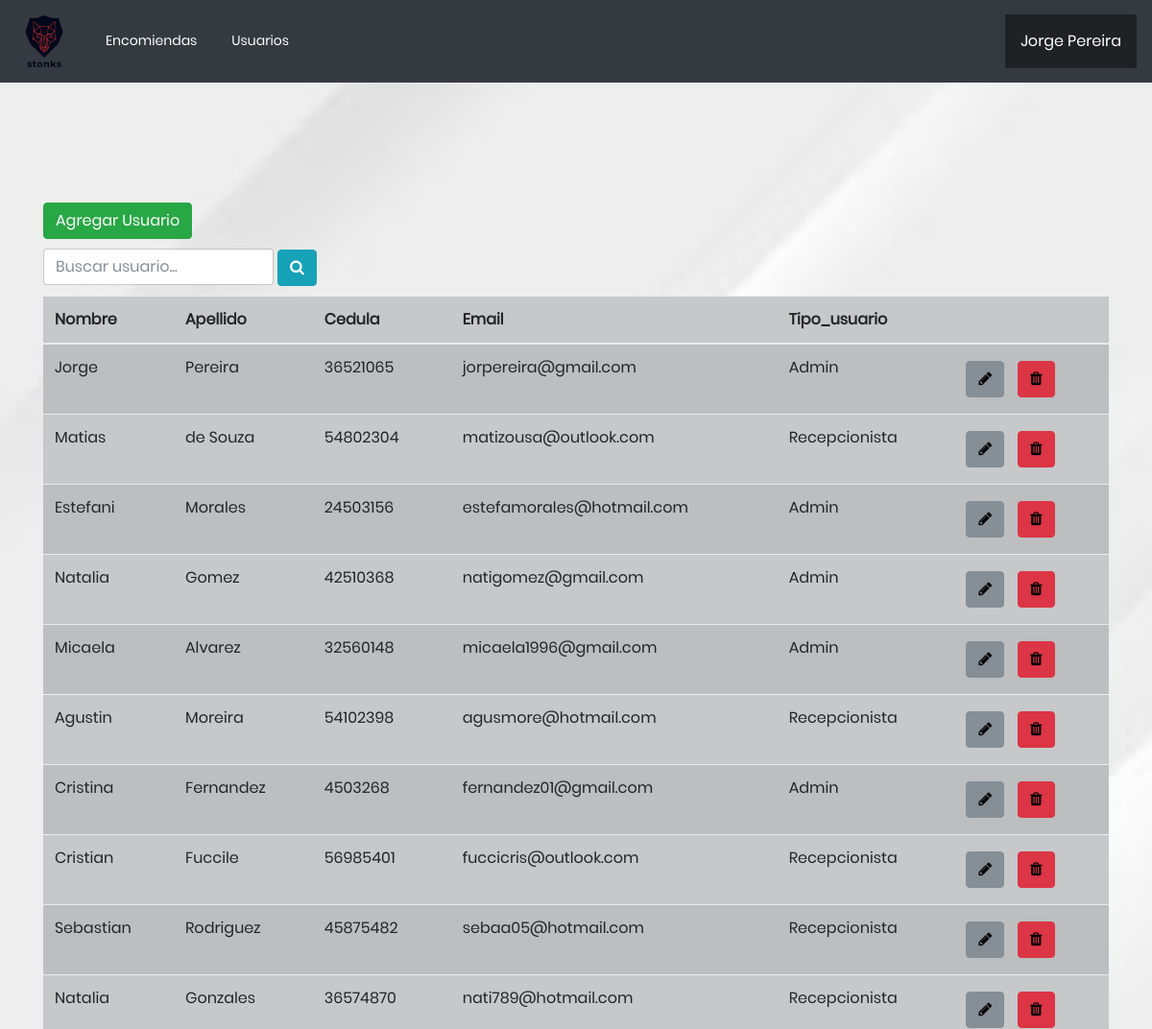
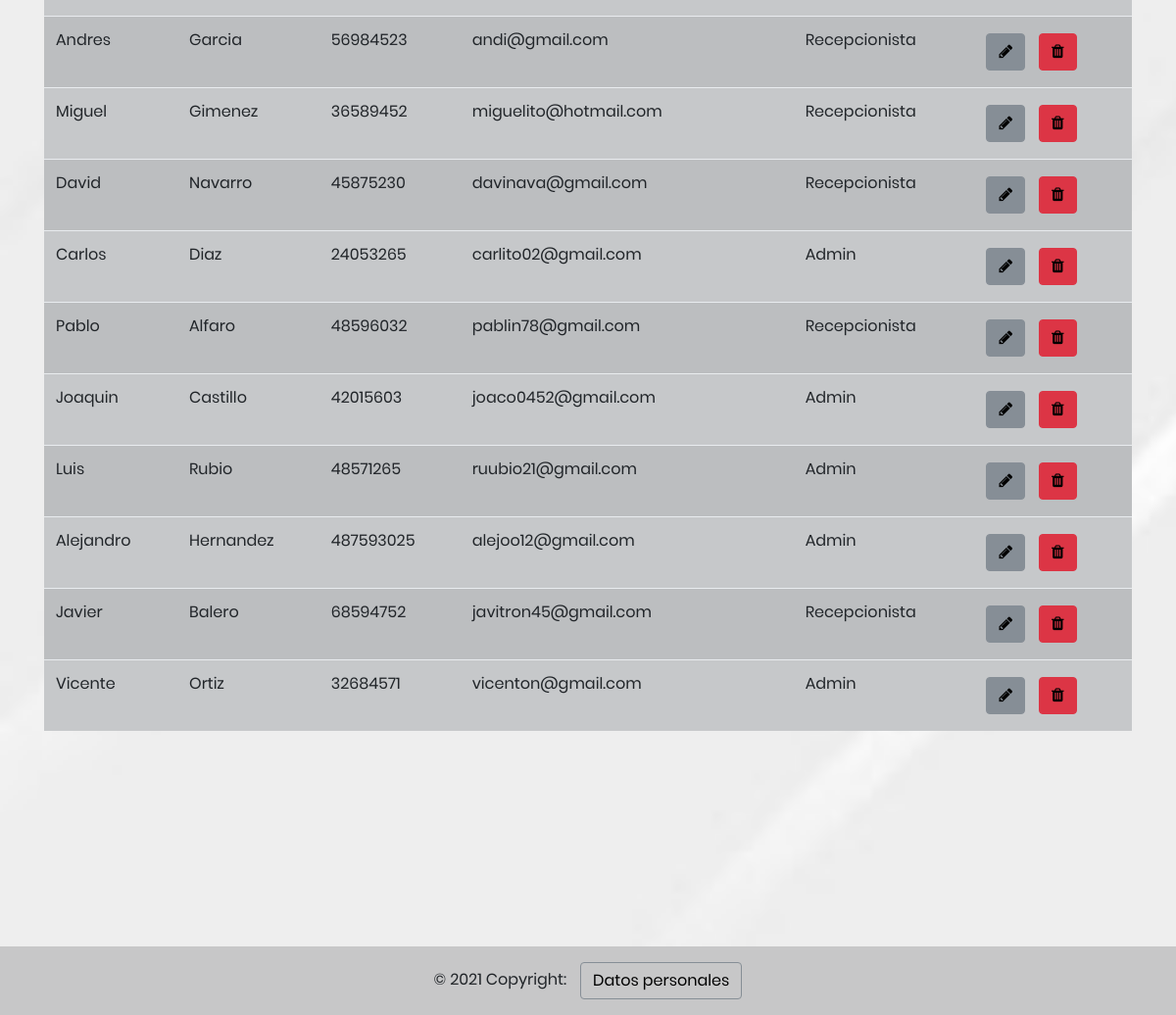
/usuarios.php (signed in), run on the app's committed database (2 pictures, top to bottom).
### tables this page shows
CREATE TABLE Usuarios(
    UsersID INT PRIMARY KEY AUTO_INCREMENT,
    Nombre VARCHAR(30) NOT NULL,
    Apellido VARCHAR(30) NOT NULL,
    Cedula INT(8) NOT NULL,
    Email VARCHAR(30) NOT NULL,
    Clave VARCHAR(32) NOT NULL,
    Tipo_usuario VARCHAR(15) NOT NULL 
);

### components/Users/usersTable.php (the view, shortened to what this page needs)
<?php
    require("server.php");
    $sql= "SELECT * FROM usuarios WHERE Nombre LIKE '%$input%' OR Apellido like '%$input%' OR Cedula LIKE '%$input%' OR Email like '%$input%' OR Tipo_usuario like '%$input%'";
    $query = $conection->query($sql);
?>
<?php if($query -> num_rows > 0):?>
<table class="table table-striped table-dark table-hover">
    <thead>
        <tr>
            <th scope="col">Nombre</th>
            <th scope="col">Apellido</th>
            <th scope="col">Cedula</th>
            <th scope="col">Email</th>
            <th scope="col">Tipo_usuario</th>
            <th></th>
        </tr>
    </thead>
<?php while ($result = $query -> fetch_array()):?>
<tr>
    <td><?php echo $result['Nombre']; ?></td>
    <td><?php echo $result['Apellido']; ?></td>
    <td><?php echo $result['Cedula']; ?></td>
    <td><?php echo $result['Email']; ?></td>
    <td><?php echo $result['Tipo_usuario']; ?></td>
	<td>
		<a href="#" id="edit-<?php echo $result["UsersID"];?>" class="btn btn btn-secondary" style="margin: 5px; color:black;"><i class="fa fa-pencil"></i></a>
		<a href="#" id="drop-<?php echo $result["UsersID"];?>" class="btn btn btn-danger" style="margin: 5px; color:black;"><i class="fa fa-trash"></i></a>
	</td>
</tr>
<?php endwhile;?>
</table>
<?php else:?>
    <p class="alert alert-warning">No se encontraron resultados</p>
<?php endif;?>

### usuarios.php (shortened to what this page needs)
<!DOCTYPE html>
<html lang="en">
<head>
    <link rel="stylesheet" type="text/css" href="vendor/bootstrap/css/bootstrap.min.css">
	  <link rel="stylesheet" type="text/css" href="fonts/font-awesome-4.7.0/css/font-awesome.min.css">
    <link rel="stylesheet" type="text/css" href="css/util.css">
    <link rel="stylesheet" type="text/css" href="css/main.css">
</head>
<body class="backgroundimg">
    <?php require('./components/Nav/nav.php'); ?>
    <div class="container" style="margin-top: 125px;">
        <?php require('./components/Users/addUser.php');?>
        <?php require('./components/Users/searchUser.php'); ?>
        <?php require('./components/Users/usersTable.php'); ?>
    </div>
    <footer class="bg-light text-center text-lg-start" style="margin-top: 220px;">
        <div class="text-center p-3" style="background-color: rgba(0, 0, 0, 0.2)">
          © 2021 Copyright:
          <button class="btn btn-outline-secondary" onclick="window.location.href='personal.php'" style="margin-left: 10px; color: black;">Datos personales</button>
        </div>
      </footer>
</body>

### components/Nav/nav.php (shortened to what this page needs)
<nav class="navbar navbar-expand-lg bg-dark navbar-dark sticky-top">
        <a class="navbar-brand" href="menu.php">
            <img src="images/logo.png" alt="Logo" style="width:60px;">
          </a>
          <div class="collapse navbar-collapse" id="navbarNav">
            <?php
              if(empty($_SESSION['perfil'])){
                echo ('<ul class="navbar-nav mr-auto" id="navbarNav">');
                echo ('<li class="nav-item active">');
                echo ('<a class="nav-link" href="./search.php">Buscar pedido</a>');
                echo ('</li>');
                echo ('</ul>');
              }else{
              if ($_SESSION['perfil'] == 'Admin'){
                echo ('<ul class="navbar-nav mr-auto" id="navbarNav">');
                echo ('<li class="nav-item active" style="margin: 10px">');
                echo ('<a class="nav-link" href="recepcion.php">Encomiendas</a>');
                echo ('</li>');
                echo ('<li class="nav-item active" style="margin: 10px">');
                echo ('<a class="nav-link" href="usuarios.php">Usuarios</a>');
                echo ('</li>');
                echo ('</ul>');
              }
              }
            ?>
          <li class="nav-item">
          <?php
          if(empty($_SESSION['user'])){
            echo ("<button class='btn btn-secondary btn-lg' style='margin-right: 30px;' id='btnLogin'>");
            echo ("Login");
            echo ("</button>");
          }else{
            echo ('<ul class="navbar-nav">');
            echo ('<li class="nav-item">');
            echo ('<div class="dropdown">');
            echo ('<button class="dropbtn">');
            echo ($_SESSION['user']);
            echo ('</button>');
            echo ('</div>');
            echo ('</li>');
            echo ('</ul>');
          }
          ?>
          </li>
      </nav>

### components/Users/addUser.php (shortened to what this page needs)
<button type="button" class="btn btn-success" data-toggle="modal" data-target="#exampleModal" style="margin-bottom: 10px;">
  Agregar Usuario
</button>

### components/Users/searchUser.php (shortened to what this page needs)
<div style="margin-bottom: 10px">
    <form action='' method='post'>
        <input type='text' name='input' placeholder='Buscar usuario...' class='form-control' style='width: 240px; display:inline;'/>
        <button type='submit' class='btn btn-info'><i class="fa fa-search" aria-hidden="true" style='display:inline;'></i></button>
    </form>
</div>
<!-- <?php
    $input = $_POST['input'];
?>

### css/main.css (style rules this page uses)
* { margin: 0px; padding: 0px; box-sizing: border-box; }
body, html { height: 100%; font-family: Poppins-Regular, sans-serif; }
a { font-family: Poppins-Regular; font-size: 14px; line-height: 1.7; color: #666666; margin: 0px; transition: all 0.4s; -webkit-transition: all 0.4s; -o-transition: all 0.4s; -moz-transition: all 0.4s; }
ul, li { margin: 0px; list-style-type: none; }
input { outline: none; border: none; }
button { outline: none !important; border: none; background: transparent; }
.backgroundimg { background-image: url('../images/white.jpg'); background-repeat: no-repeat; background-attachment: fixed; background-size: 100% 100%; background-size: cover; }
.dropbtn { background-color: #1e2225; color: white; padding: 16px; font-size: 16px; border: none; cursor: pointer; }
.dropdown { position: relative; display: inline-block; }

### data on the page
usuarios: Nombre "Jorge", Apellido "Pereira", Cedula "36521065", Email "jorpereira@gmail.com", Tipo_usuario "Admin"
usuarios: Nombre "Matias", Apellido "de Souza", Cedula "54802304", Email "matizousa@outlook.com", Tipo_usuario "Recepcionista"
usuarios: Nombre "Estefani", Apellido "Morales", Cedula "24503156", Email "estefamorales@hotmail.com", Tipo_usuario "Admin"
usuarios: Nombre "Natalia", Apellido "Gomez", Cedula "42510368", Email "natigomez@gmail.com", Tipo_usuario "Admin"
usuarios: Nombre "Micaela", Apellido "Alvarez", Cedula "32560148", Email "micaela1996@gmail.com", Tipo_usuario "Admin"
usuarios: Nombre "Agustin", Apellido "Moreira", Cedula "54102398", Email "agusmore@hotmail.com", Tipo_usuario "Recepcionista"
usuarios: Nombre "Cristina", Apellido "Fernandez", Cedula "4503268", Email "fernandez01@gmail.com", Tipo_usuario "Admin"
usuarios: Nombre "Cristian", Apellido "Fuccile", Cedula "56985401", Email "fuccicris@outlook.com", Tipo_usuario "Recepcionista"
usuarios: Nombre "Sebastian", Apellido "Rodriguez", Cedula "45875482", Email "sebaa05@hotmail.com", Tipo_usuario "Recepcionista"
usuarios: Nombre "Natalia", Apellido "Gonzales", Cedula "36574870", Email "nati789@hotmail.com", Tipo_usuario "Recepcionista"
usuarios: Nombre "Andres", Apellido "Garcia", Cedula "56984523", Email "andi@gmail.com", Tipo_usuario "Recepcionista"
usuarios: Nombre "Miguel", Apellido "Gimenez", Cedula "36589452", Email "miguelito@hotmail.com", Tipo_usuario "Recepcionista"
usuarios: Nombre "David", Apellido "Navarro", Cedula "45875230", Email "davinava@gmail.com", Tipo_usuario "Recepcionista"
usuarios: Nombre "Carlos", Apellido "Diaz", Cedula "24053265", Email "carlito02@gmail.com", Tipo_usuario "Admin"
usuarios: Nombre "Pablo", Apellido "Alfaro", Cedula "48596032", Email "pablin78@gmail.com", Tipo_usuario "Recepcionista"
usuarios: Nombre "Joaquin", Apellido "Castillo", Cedula "42015603", Email "joaco0452@gmail.com", Tipo_usuario "Admin"
usuarios: Nombre "Luis", Apellido "Rubio", Cedula "48571265", Email "ruubio21@gmail.com", Tipo_usuario "Admin"
usuarios: Nombre "Alejandro", Apellido "Hernandez", Cedula "487593025", Email "alejoo12@gmail.com", Tipo_usuario "Admin"
usuarios: Nombre "Javier", Apellido "Balero", Cedula "68594752", Email "javitron45@gmail.com", Tipo_usuario "Recepcionista"
usuarios: Nombre "Vicente", Apellido "Ortiz", Cedula "32684571", Email "vicenton@gmail.com", Tipo_usuario "Admin"

### other printed values
$_SESSION['user'] "Jorge Pereira"
